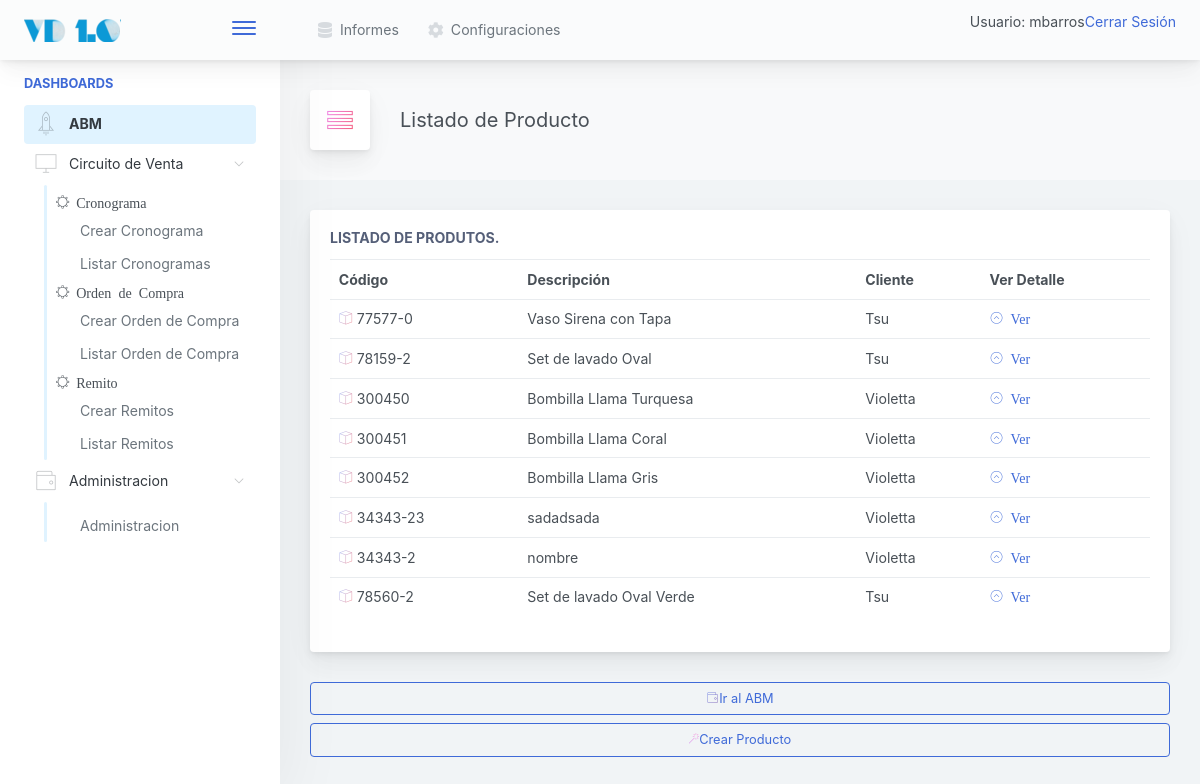
/gral/producto/listar/ (signed in), run on the app's committed database.
### gral/models.py (models this page shows, shortened)
class Producto(models.Model):
    codigo              = models.CharField(max_length=50, unique=True)
    descripcion         = models.CharField(max_length=250)
    cliente             = models.ForeignKey('Cliente', null=False, blank=False, on_delete=models.CASCADE)
    lineaproducto_Id    = models.ForeignKey('LineaProducto', null=True, blank=True, on_delete=models.CASCADE)
    etiqueta_id         = models.ForeignKey('Etiqueta', null=True, blank=True, on_delete=models.CASCADE)

class Cliente(models.Model):
    razon_social      = models.CharField(max_length=150, unique=True)
    nombre_corto      = models.CharField(max_length=25, unique=True)
    cuit              = models.CharField(max_length=15, unique=True)
    direccion_fiscal  = models.CharField(max_length=250)
    direccion_entrega = models.CharField(max_length=250)
    condicion_iva     = models.CharField(max_length=100, blank=False, default='Responsable Inscripto')
    observaciones     = models.TextField(blank=True)
    def __str__(self):
        return self.nombre_corto

### gral/views.py (the view)
# urls.py: path('producto/listar/', ProductoListView.as_view(), name='ProductoListView'),
class ProductoListView(LoginRequiredMixin, ListView):
	model = Producto
	template_name = 'gral/producto_list.html'

### inicio/templates/gral/producto_list.html
{% extends '../base.html' %}
{%  block cuerpo %}
<div class="app-page-title">
<div class="page-title-heading">
   <div class="page-title-icon">
                                        <i class="pe-7s-menu icon-gradient bg-ripe-malin">
                                        </i>
                                    </div>
<div>Listado de Producto</div>
                                    </div>
</div>
    {% if object_list %}
<div class="main-card mb-3 card">
	<div class="card-body">
	<h5 class="card-title">Listado de produtos.</h5>
		<table class="table table-hover table-fixed">
		  <tr>
		    <th>Código</th>
		    <th>Descripción</th>
		    <th>Cliente</th>
		    <th>Ver Detalle</th>
		  </tr>
		      {% for producto in object_list %}
		   <tr>
		      <td><i class="pe-7s-box2 icon-gradient bg-amy-crisp">
		        </i>
		        {{producto.codigo}}
		      </td>
		      <td>
		        {{producto.descripcion }}
		      </td>
		      <td>
		        {{producto.cliente}}
		      </td>
		      <td>
			      <a href="{% url 'gral:ProductoDetail' pk=producto.id %}">
			      	<i class="pe-7s-angle-up-circle">
			      			Ver
			      	</i>
			      </a>
		      </td>
		    </tr>
		      {% endfor %}
		    {% else %}
		      <p>No hay registros para mostrar.</p>
		    {% endif %}
		</table>
	</div>
</div>
<a href="{% url 'inicio:abm' %}">
<button class="mb-2 mr-2 btn-transition btn btn-outline-primary btn-block">
		<i class="pe-7s-wallet icon-gradient bg-plum-plate"></i>Ir al ABM
</button>
</a>
<a href="{% url 'gral:ProductoCreate' %}">
<button class="mb-2 mr-2 btn-transition btn btn-outline-primary btn-block">
		<i class="pe-7s-magic-wand icon-gradient bg-mixed-hopes"></i>Crear Producto
</button>
</a>
{% endblock %}

### inicio/templates/base.html (shortened to what this page needs)
{% load static %}
<!doctype html>
<html lang="en">
<head>
<link href="{% static 'css/main.css'%}" rel="stylesheet"></head>
<body>
    {% if user.is_authenticated %}
            <div class="app-container app-theme-white body-tabs-shadow fixed-sidebar fixed-header">
    {% else %}
        <div class="app-container app-theme-white body-tabs-shadow fixed-sidebar fixed-header closed-sidebar">
    {% endif %}
        <div class="app-header header-shadow">
            <div class="app-header__logo">
                <div class="logo-src"></div>
                <div class="header__pane ml-auto">
                    <div>
                        <button type="button" class="hamburger close-sidebar-btn hamburger--elastic" data-class="closed-sidebar">
                            <span class="hamburger-box">
                                <span class="hamburger-inner"></span>
                            </span>
                        </button>
                    </div>
                </div>
            </div>
                <div class="app-header__content">
                <div class="app-header-left">
                                               {% if user.is_authenticated %}
                    <ul class="header-menu nav">
                        <li class="nav-item">
                            <a href="javascript:void(0);" class="nav-link">
                                <i class="nav-link-icon fa fa-database"> </i>
                                Informes
                            </a>
                        </li>
                        <li class="dropdown nav-item">
                            <a href="{% url 'configuraciones:configuraciones' %}" class="nav-link">
                                <i class="nav-link-icon fa fa-cog"></i>
                                Configuraciones
                            </a>
                        </li>
                    </ul>
                 {% endif %}
                 </div>
                <div class="app-header-right">
                    <div class="header-btn-lg pr-0">
                        <div class="widget-content p-0">
                            <div class="widget-content-wrapper">
                                <div class="widget-content-left">
                                    <div class="btn-group">
    {% if user.is_authenticated %}
     <p>Usuario:  {{ user.get_username }}</p>
     <p><a href="{% url 'logout'%}?next={{request.path}}">Cerrar Sesión</a></p>
   {% else %}
     <p><a href="{% url 'login'%}?next={{request.path}}">Ingresar</a></p>
   {% endif %}
                                    </div>
                                </div>
                            </div>
                        </div>
                    </div>        </div>
            </div>
        </div>
               <div class="app-main">
                <div class="app-sidebar sidebar-shadow">
                        <div class="scrollbar-sidebar">
                        <div class="app-sidebar__inner">
                            {% if user.is_authenticated %}
                            <ul class="vertical-nav-menu">
                                <li class="app-sidebar__heading">Dashboards</li>
                                  <li>
                                     <a href="{% url 'inicio:abm' %}" class="mm-active">
                                        <i class="metismenu-icon pe-7s-rocket"></i>
                                        ABM
                                    </a>
                                </li>
                                <li>
                                    <a href="#">
                                        <i class="metismenu-icon pe-7s-monitor"></i>
                                        Circuito de Venta
                                        <i class="metismenu-state-icon pe-7s-angle-down caret-left"></i>
                                    </a>
                                    <ul>
                                    	<li><i class="pe-7s-settings">  Cronograma</i></li>
                                        <li>
                                            <a href="{% url 'venta:CronogramaCreate' %}">
                                                Crear Cronograma
                                            </a>
                                        </li>
                                         <li>
                                            <a href="{% url 'venta:CronogramaList' %}">
                                                Listar Cronogramas
                                            </a>
                                        </li>
                                    	<li><i class="pe-7s-settings">  Orden de Compra</i></li>
                                         <li>
                                            <a href="{% url 'venta:OrdenCompraCompleto' %}">
                                                Crear Orden de Compra
                                            </a>
                                        </li>
                                        <li>
                                            <a href="{% url 'venta:OrdenCompraList' %}">
                                                Listar Orden de Compra
                                            </a>
                                        </li>
                                    	<li><i class="pe-7s-settings">  Remito</i></li>
                                          <li>
                                            <a href="{% url 'venta:RemitoCrear' %}">
                                                Crear Remitos
                                            </a>
                                        </li>
                                        <li>
                                            <a href="{% url 'venta:RemitoListar' %}">
                                                Listar Remitos
                                            </a>
                                        </li>
                                    </ul>
                                                                    <li>
                                    <a href="#">
                                        <i class="metismenu-icon pe-7s-wallet"></i>
                                        Administracion
                                        <i class="metismenu-state-icon pe-7s-angle-down caret-left"></i>
                                    </a>
                                    <ul>
                                        <li>
                                            <a href="{% url 'admin:index' %}">
                                                Administracion
                                            </a>
                                        </li>
                                        </ul>
                                </li>
                            </ul>
                            {% endif %}
                        </div>
                    </div>
                </div>    <div class="app-main__outer">
                <div class="app-main__inner">
                                            {% if user.is_authenticated %}
			{% block cuerpo %}
			{% endblock %}
			{% else %}
			{% block sesion%}
			{% endblock %}
			{% endif %}
			</div>
    </div>
        </div>
    </div>
</body>
</html>

### data on the page
Producto: codigo "77577-0", descripcion "Vaso Sirena con Tapa", cliente "Tsu"
Producto: codigo "78159-2", descripcion "Set de lavado Oval", cliente "Tsu"
Producto: codigo "300450", descripcion "Bombilla Llama Turquesa", cliente "Violetta"
Producto: codigo "300451", descripcion "Bombilla Llama Coral", cliente "Violetta"
Producto: codigo "300452", descripcion "Bombilla Llama Gris", cliente "Violetta"
Producto: codigo "34343-23", descripcion "sadadsada", cliente "Violetta"
Producto: codigo "34343-2", descripcion "nombre", cliente "Violetta"
Producto: codigo "78560-2", descripcion "Set de lavado Oval Verde", cliente "Tsu"

### other printed values
{{ user.get_username }} "mbarros"
